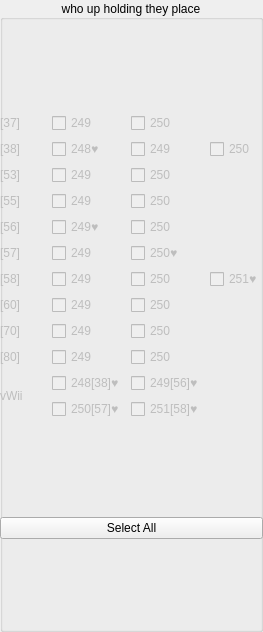
<?xml version="1.0" encoding="UTF-8"?>
<ui version="4.0">
 <author>Korbo</author>
 <class>d2xCheckGrid</class>
 <widget class="QGroupBox" name="d2xCheckGrid">
  <property name="geometry">
   <rect>
    <x>0</x>
    <y>0</y>
    <width>263</width>
    <height>632</height>
   </rect>
  </property>
  <property name="title">
   <string>who up holding they place</string>
  </property>
  <property name="alignment">
   <set>Qt::AlignmentFlag::AlignCenter</set>
  </property>
  <widget class="QWidget" name="verticalLayoutWidget">
   <property name="geometry">
    <rect>
     <x>0</x>
     <y>21</y>
     <width>263</width>
     <height>611</height>
    </rect>
   </property>
   <layout class="QVBoxLayout" name="verticalLayout">
    <item>
     <layout class="QGridLayout" name="d2xGrid">
      <item row="6" column="0">
       <widget class="QLabel" name="db58">
        <property name="enabled">
         <bool>false</bool>
        </property>
        <property name="text">
         <string>[58]</string>
        </property>
       </widget>
      </item>
      <item row="9" column="1">
       <widget class="QCheckBox" name="db80s249">
        <property name="enabled">
         <bool>false</bool>
        </property>
        <property name="text">
         <string>249</string>
        </property>
       </widget>
      </item>
      <item row="6" column="3">
       <widget class="QCheckBox" name="db58s251">
        <property name="enabled">
         <bool>false</bool>
        </property>
        <property name="toolTip">
         <string>♥Recommended cIOS for slot 251, mainly only used for Spongebob's Boating Bash or LAN Adapter support</string>
        </property>
        <property name="text">
         <string>251♥</string>
        </property>
       </widget>
      </item>
      <item row="9" column="2">
       <widget class="QCheckBox" name="db80s250">
        <property name="enabled">
         <bool>false</bool>
        </property>
        <property name="text">
         <string>250</string>
        </property>
       </widget>
      </item>
      <item row="4" column="0">
       <widget class="QLabel" name="db56">
        <property name="enabled">
         <bool>false</bool>
        </property>
        <property name="text">
         <string>[56]</string>
        </property>
       </widget>
      </item>
      <item row="7" column="0">
       <widget class="QLabel" name="db60">
        <property name="enabled">
         <bool>false</bool>
        </property>
        <property name="text">
         <string>[60]</string>
        </property>
       </widget>
      </item>
      <item row="2" column="2">
       <widget class="QCheckBox" name="db53x250">
        <property name="enabled">
         <bool>false</bool>
        </property>
        <property name="text">
         <string>250</string>
        </property>
       </widget>
      </item>
      <item row="1" column="3">
       <widget class="QCheckBox" name="db38s250">
        <property name="enabled">
         <bool>false</bool>
        </property>
        <property name="toolTip">
         <string>♥Recommended cIOS for slot 248, mainly only used for Spongebob's Boating Bash or keyboard support for Animal Crossing City Folk</string>
        </property>
        <property name="text">
         <string>250</string>
        </property>
       </widget>
      </item>
      <item row="8" column="2">
       <widget class="QCheckBox" name="db70s250">
        <property name="enabled">
         <bool>false</bool>
        </property>
        <property name="text">
         <string>250</string>
        </property>
       </widget>
      </item>
      <item row="10" column="0" rowspan="2">
       <widget class="QLabel" name="dv">
        <property name="enabled">
         <bool>false</bool>
        </property>
        <property name="toolTip">
         <string>♥Recommended cIOSs for vWii ONLY</string>
        </property>
        <property name="text">
         <string>vWii</string>
        </property>
       </widget>
      </item>
      <item row="11" column="1">
       <widget class="QCheckBox" name="dvb57s250">
        <property name="enabled">
         <bool>false</bool>
        </property>
        <property name="text">
         <string>250[57]♥</string>
        </property>
       </widget>
      </item>
      <item row="5" column="0">
       <widget class="QLabel" name="db57">
        <property name="enabled">
         <bool>false</bool>
        </property>
        <property name="text">
         <string>[57]</string>
        </property>
       </widget>
      </item>
      <item row="8" column="1">
       <widget class="QCheckBox" name="db70s249">
        <property name="enabled">
         <bool>false</bool>
        </property>
        <property name="text">
         <string>249</string>
        </property>
       </widget>
      </item>
      <item row="0" column="1">
       <widget class="QCheckBox" name="db37s249">
        <property name="enabled">
         <bool>false</bool>
        </property>
        <property name="text">
         <string>249</string>
        </property>
       </widget>
      </item>
      <item row="0" column="0">
       <widget class="QLabel" name="db37">
        <property name="enabled">
         <bool>false</bool>
        </property>
        <property name="text">
         <string>[37]</string>
        </property>
       </widget>
      </item>
      <item row="2" column="1">
       <widget class="QCheckBox" name="db53s249">
        <property name="enabled">
         <bool>false</bool>
        </property>
        <property name="text">
         <string>249</string>
        </property>
       </widget>
      </item>
      <item row="2" column="0">
       <widget class="QLabel" name="db53">
        <property name="enabled">
         <bool>false</bool>
        </property>
        <property name="text">
         <string>[53]</string>
        </property>
       </widget>
      </item>
      <item row="4" column="2">
       <widget class="QCheckBox" name="db56s250">
        <property name="enabled">
         <bool>false</bool>
        </property>
        <property name="text">
         <string>250</string>
        </property>
       </widget>
      </item>
      <item row="8" column="0">
       <widget class="QLabel" name="db70">
        <property name="enabled">
         <bool>false</bool>
        </property>
        <property name="text">
         <string>[70]</string>
        </property>
       </widget>
      </item>
      <item row="7" column="2">
       <widget class="QCheckBox" name="db60s250">
        <property name="enabled">
         <bool>false</bool>
        </property>
        <property name="text">
         <string>250</string>
        </property>
       </widget>
      </item>
      <item row="9" column="0">
       <widget class="QLabel" name="db80">
        <property name="enabled">
         <bool>false</bool>
        </property>
        <property name="text">
         <string>[80]</string>
        </property>
       </widget>
      </item>
      <item row="6" column="1">
       <widget class="QCheckBox" name="db58s249">
        <property name="enabled">
         <bool>false</bool>
        </property>
        <property name="text">
         <string>249</string>
        </property>
       </widget>
      </item>
      <item row="3" column="1">
       <widget class="QCheckBox" name="db55s249">
        <property name="enabled">
         <bool>false</bool>
        </property>
        <property name="text">
         <string>249</string>
        </property>
       </widget>
      </item>
      <item row="5" column="2">
       <widget class="QCheckBox" name="db57s250">
        <property name="enabled">
         <bool>false</bool>
        </property>
        <property name="toolTip">
         <string>♥Recommended cIOS for slot 250, d2x base 56 or 57 work with the vast majority of games.</string>
        </property>
        <property name="text">
         <string>250♥</string>
        </property>
       </widget>
      </item>
      <item row="10" column="2">
       <widget class="QCheckBox" name="dvb56s249">
        <property name="enabled">
         <bool>false</bool>
        </property>
        <property name="text">
         <string>249[56]♥</string>
        </property>
       </widget>
      </item>
      <item row="3" column="0">
       <widget class="QLabel" name="db55">
        <property name="enabled">
         <bool>false</bool>
        </property>
        <property name="text">
         <string>[55]</string>
        </property>
       </widget>
      </item>
      <item row="1" column="0">
       <widget class="QLabel" name="db38">
        <property name="enabled">
         <bool>false</bool>
        </property>
        <property name="text">
         <string>[38]</string>
        </property>
       </widget>
      </item>
      <item row="10" column="1">
       <widget class="QCheckBox" name="dvb38s248">
        <property name="enabled">
         <bool>false</bool>
        </property>
        <property name="text">
         <string>248[38]♥</string>
        </property>
       </widget>
      </item>
      <item row="1" column="1">
       <widget class="QCheckBox" name="db38s248">
        <property name="enabled">
         <bool>false</bool>
        </property>
        <property name="text">
         <string>248♥</string>
        </property>
       </widget>
      </item>
      <item row="6" column="2">
       <widget class="QCheckBox" name="db58s250">
        <property name="enabled">
         <bool>false</bool>
        </property>
        <property name="text">
         <string>250</string>
        </property>
       </widget>
      </item>
      <item row="5" column="1">
       <widget class="QCheckBox" name="db57s249">
        <property name="enabled">
         <bool>false</bool>
        </property>
        <property name="text">
         <string>249</string>
        </property>
       </widget>
      </item>
      <item row="4" column="1">
       <widget class="QCheckBox" name="db56s249">
        <property name="enabled">
         <bool>false</bool>
        </property>
        <property name="toolTip">
         <string>♥Recommended cIOS for slot 249, d2x base 56 or 57 work with the vast majority of games.</string>
        </property>
        <property name="text">
         <string>249♥</string>
        </property>
       </widget>
      </item>
      <item row="11" column="2">
       <widget class="QCheckBox" name="dvb58s251">
        <property name="enabled">
         <bool>false</bool>
        </property>
        <property name="text">
         <string>251[58]♥</string>
        </property>
       </widget>
      </item>
      <item row="1" column="2">
       <widget class="QCheckBox" name="db38s249">
        <property name="enabled">
         <bool>false</bool>
        </property>
        <property name="text">
         <string>249</string>
        </property>
       </widget>
      </item>
      <item row="0" column="2">
       <widget class="QCheckBox" name="db37s250">
        <property name="enabled">
         <bool>false</bool>
        </property>
        <property name="text">
         <string>250</string>
        </property>
       </widget>
      </item>
      <item row="7" column="1">
       <widget class="QCheckBox" name="db60s249">
        <property name="enabled">
         <bool>false</bool>
        </property>
        <property name="text">
         <string>249</string>
        </property>
       </widget>
      </item>
      <item row="3" column="2">
       <widget class="QCheckBox" name="db55s250">
        <property name="enabled">
         <bool>false</bool>
        </property>
        <property name="text">
         <string>250</string>
        </property>
       </widget>
      </item>
     </layout>
    </item>
    <item>
     <widget class="QPushButton" name="d2xSelect">
      <property name="text">
       <string>Select All</string>
      </property>
     </widget>
    </item>
   </layout>
  </widget>
 </widget>
 <tabstops>
  <tabstop>db37s249</tabstop>
  <tabstop>db37s250</tabstop>
  <tabstop>db38s248</tabstop>
  <tabstop>db38s249</tabstop>
  <tabstop>db38s250</tabstop>
  <tabstop>db53s249</tabstop>
  <tabstop>db53x250</tabstop>
  <tabstop>db55s249</tabstop>
  <tabstop>db55s250</tabstop>
  <tabstop>db56s249</tabstop>
  <tabstop>db56s250</tabstop>
  <tabstop>db57s249</tabstop>
  <tabstop>db57s250</tabstop>
  <tabstop>db58s249</tabstop>
  <tabstop>db58s250</tabstop>
  <tabstop>db58s251</tabstop>
  <tabstop>db60s249</tabstop>
  <tabstop>db60s250</tabstop>
  <tabstop>db70s249</tabstop>
  <tabstop>db70s250</tabstop>
  <tabstop>db80s249</tabstop>
  <tabstop>db80s250</tabstop>
  <tabstop>dvb38s248</tabstop>
  <tabstop>dvb56s249</tabstop>
  <tabstop>dvb57s250</tabstop>
  <tabstop>dvb58s251</tabstop>
 </tabstops>
 <resources/>
 <connections>
  <connection>
   <sender>d2xSelect</sender>
   <signal>clicked()</signal>
   <receiver>dvb56s249</receiver>
   <slot>click()</slot>
   <hints>
    <hint type="sourcelabel">
     <x>279</x>
     <y>4</y>
    </hint>
    <hint type="destinationlabel">
     <x>167</x>
     <y>542</y>
    </hint>
   </hints>
  </connection>
  <connection>
   <sender>d2xSelect</sender>
   <signal>clicked()</signal>
   <receiver>db80s249</receiver>
   <slot>click()</slot>
   <hints>
    <hint type="sourcelabel">
     <x>252</x>
     <y>-5</y>
    </hint>
    <hint type="destinationlabel">
     <x>65</x>
     <y>490</y>
    </hint>
   </hints>
  </connection>
  <connection>
   <sender>d2xSelect</sender>
   <signal>clicked()</signal>
   <receiver>db55s250</receiver>
   <slot>click()</slot>
   <hints>
    <hint type="sourcelabel">
     <x>279</x>
     <y>6</y>
    </hint>
    <hint type="destinationlabel">
     <x>157</x>
     <y>193</y>
    </hint>
   </hints>
  </connection>
  <connection>
   <sender>d2xSelect</sender>
   <signal>clicked()</signal>
   <receiver>db58s250</receiver>
   <slot>click()</slot>
   <hints>
    <hint type="sourcelabel">
     <x>279</x>
     <y>0</y>
    </hint>
    <hint type="destinationlabel">
     <x>161</x>
     <y>341</y>
    </hint>
   </hints>
  </connection>
  <connection>
   <sender>d2xSelect</sender>
   <signal>clicked()</signal>
   <receiver>db70s249</receiver>
   <slot>click()</slot>
   <hints>
    <hint type="sourcelabel">
     <x>279</x>
     <y>1</y>
    </hint>
    <hint type="destinationlabel">
     <x>72</x>
     <y>450</y>
    </hint>
   </hints>
  </connection>
  <connection>
   <sender>d2xSelect</sender>
   <signal>clicked()</signal>
   <receiver>dvb58s251</receiver>
   <slot>click()</slot>
   <hints>
    <hint type="sourcelabel">
     <x>279</x>
     <y>1</y>
    </hint>
    <hint type="destinationlabel">
     <x>166</x>
     <y>597</y>
    </hint>
   </hints>
  </connection>
  <connection>
   <sender>d2xSelect</sender>
   <signal>clicked()</signal>
   <receiver>db37s249</receiver>
   <slot>click()</slot>
   <hints>
    <hint type="sourcelabel">
     <x>247</x>
     <y>1</y>
    </hint>
    <hint type="destinationlabel">
     <x>71</x>
     <y>52</y>
    </hint>
   </hints>
  </connection>
  <connection>
   <sender>d2xSelect</sender>
   <signal>clicked()</signal>
   <receiver>db38s248</receiver>
   <slot>click()</slot>
   <hints>
    <hint type="sourcelabel">
     <x>279</x>
     <y>2</y>
    </hint>
    <hint type="destinationlabel">
     <x>102</x>
     <y>98</y>
    </hint>
   </hints>
  </connection>
  <connection>
   <sender>d2xSelect</sender>
   <signal>clicked()</signal>
   <receiver>db58s249</receiver>
   <slot>click()</slot>
   <hints>
    <hint type="sourcelabel">
     <x>279</x>
     <y>1</y>
    </hint>
    <hint type="destinationlabel">
     <x>70</x>
     <y>342</y>
    </hint>
   </hints>
  </connection>
  <connection>
   <sender>d2xSelect</sender>
   <signal>clicked()</signal>
   <receiver>db60s250</receiver>
   <slot>click()</slot>
   <hints>
    <hint type="sourcelabel">
     <x>279</x>
     <y>0</y>
    </hint>
    <hint type="destinationlabel">
     <x>165</x>
     <y>394</y>
    </hint>
   </hints>
  </connection>
  <connection>
   <sender>d2xSelect</sender>
   <signal>clicked()</signal>
   <receiver>dvb38s248</receiver>
   <slot>click()</slot>
   <hints>
    <hint type="sourcelabel">
     <x>279</x>
     <y>-2</y>
    </hint>
    <hint type="destinationlabel">
     <x>71</x>
     <y>537</y>
    </hint>
   </hints>
  </connection>
  <connection>
   <sender>d2xSelect</sender>
   <signal>clicked()</signal>
   <receiver>db37s250</receiver>
   <slot>click()</slot>
   <hints>
    <hint type="sourcelabel">
     <x>249</x>
     <y>5</y>
    </hint>
    <hint type="destinationlabel">
     <x>146</x>
     <y>48</y>
    </hint>
   </hints>
  </connection>
  <connection>
   <sender>d2xSelect</sender>
   <signal>clicked()</signal>
   <receiver>db53s249</receiver>
   <slot>click()</slot>
   <hints>
    <hint type="sourcelabel">
     <x>252</x>
     <y>-3</y>
    </hint>
    <hint type="destinationlabel">
     <x>100</x>
     <y>148</y>
    </hint>
   </hints>
  </connection>
  <connection>
   <sender>d2xSelect</sender>
   <signal>clicked()</signal>
   <receiver>db38s250</receiver>
   <slot>click()</slot>
   <hints>
    <hint type="sourcelabel">
     <x>279</x>
     <y>5</y>
    </hint>
    <hint type="destinationlabel">
     <x>230</x>
     <y>98</y>
    </hint>
   </hints>
  </connection>
  <connection>
   <sender>d2xSelect</sender>
   <signal>clicked()</signal>
   <receiver>db70s250</receiver>
   <slot>click()</slot>
   <hints>
    <hint type="sourcelabel">
     <x>279</x>
     <y>6</y>
    </hint>
    <hint type="destinationlabel">
     <x>164</x>
     <y>451</y>
    </hint>
   </hints>
  </connection>
  <connection>
   <sender>d2xSelect</sender>
   <signal>clicked()</signal>
   <receiver>db55s249</receiver>
   <slot>click()</slot>
   <hints>
    <hint type="sourcelabel">
     <x>279</x>
     <y>0</y>
    </hint>
    <hint type="destinationlabel">
     <x>88</x>
     <y>196</y>
    </hint>
   </hints>
  </connection>
  <connection>
   <sender>d2xSelect</sender>
   <signal>clicked()</signal>
   <receiver>db60s249</receiver>
   <slot>click()</slot>
   <hints>
    <hint type="sourcelabel">
     <x>279</x>
     <y>-1</y>
    </hint>
    <hint type="destinationlabel">
     <x>62</x>
     <y>394</y>
    </hint>
   </hints>
  </connection>
  <connection>
   <sender>d2xSelect</sender>
   <signal>clicked()</signal>
   <receiver>db56s250</receiver>
   <slot>click()</slot>
   <hints>
    <hint type="sourcelabel">
     <x>279</x>
     <y>8</y>
    </hint>
    <hint type="destinationlabel">
     <x>163</x>
     <y>255</y>
    </hint>
   </hints>
  </connection>
  <connection>
   <sender>d2xSelect</sender>
   <signal>clicked()</signal>
   <receiver>db38s249</receiver>
   <slot>click()</slot>
   <hints>
    <hint type="sourcelabel">
     <x>279</x>
     <y>-5</y>
    </hint>
    <hint type="destinationlabel">
     <x>169</x>
     <y>102</y>
    </hint>
   </hints>
  </connection>
  <connection>
   <sender>d2xSelect</sender>
   <signal>clicked()</signal>
   <receiver>db53x250</receiver>
   <slot>click()</slot>
   <hints>
    <hint type="sourcelabel">
     <x>279</x>
     <y>0</y>
    </hint>
    <hint type="destinationlabel">
     <x>183</x>
     <y>147</y>
    </hint>
   </hints>
  </connection>
  <connection>
   <sender>d2xSelect</sender>
   <signal>clicked()</signal>
   <receiver>db80s250</receiver>
   <slot>click()</slot>
   <hints>
    <hint type="sourcelabel">
     <x>279</x>
     <y>13</y>
    </hint>
    <hint type="destinationlabel">
     <x>164</x>
     <y>494</y>
    </hint>
   </hints>
  </connection>
  <connection>
   <sender>d2xSelect</sender>
   <signal>clicked()</signal>
   <receiver>db57s250</receiver>
   <slot>click()</slot>
   <hints>
    <hint type="sourcelabel">
     <x>279</x>
     <y>1</y>
    </hint>
    <hint type="destinationlabel">
     <x>169</x>
     <y>301</y>
    </hint>
   </hints>
  </connection>
  <connection>
   <sender>d2xSelect</sender>
   <signal>clicked()</signal>
   <receiver>db56s249</receiver>
   <slot>click()</slot>
   <hints>
    <hint type="sourcelabel">
     <x>246</x>
     <y>6</y>
    </hint>
    <hint type="destinationlabel">
     <x>72</x>
     <y>243</y>
    </hint>
   </hints>
  </connection>
  <connection>
   <sender>d2xSelect</sender>
   <signal>clicked()</signal>
   <receiver>dvb57s250</receiver>
   <slot>click()</slot>
   <hints>
    <hint type="sourcelabel">
     <x>279</x>
     <y>4</y>
    </hint>
    <hint type="destinationlabel">
     <x>71</x>
     <y>594</y>
    </hint>
   </hints>
  </connection>
  <connection>
   <sender>d2xSelect</sender>
   <signal>clicked()</signal>
   <receiver>db58s251</receiver>
   <slot>click()</slot>
   <hints>
    <hint type="sourcelabel">
     <x>279</x>
     <y>4</y>
    </hint>
    <hint type="destinationlabel">
     <x>238</x>
     <y>341</y>
    </hint>
   </hints>
  </connection>
  <connection>
   <sender>d2xSelect</sender>
   <signal>clicked()</signal>
   <receiver>db57s249</receiver>
   <slot>click()</slot>
   <hints>
    <hint type="sourcelabel">
     <x>279</x>
     <y>3</y>
    </hint>
    <hint type="destinationlabel">
     <x>96</x>
     <y>296</y>
    </hint>
   </hints>
  </connection>
 </connections>
</ui>
